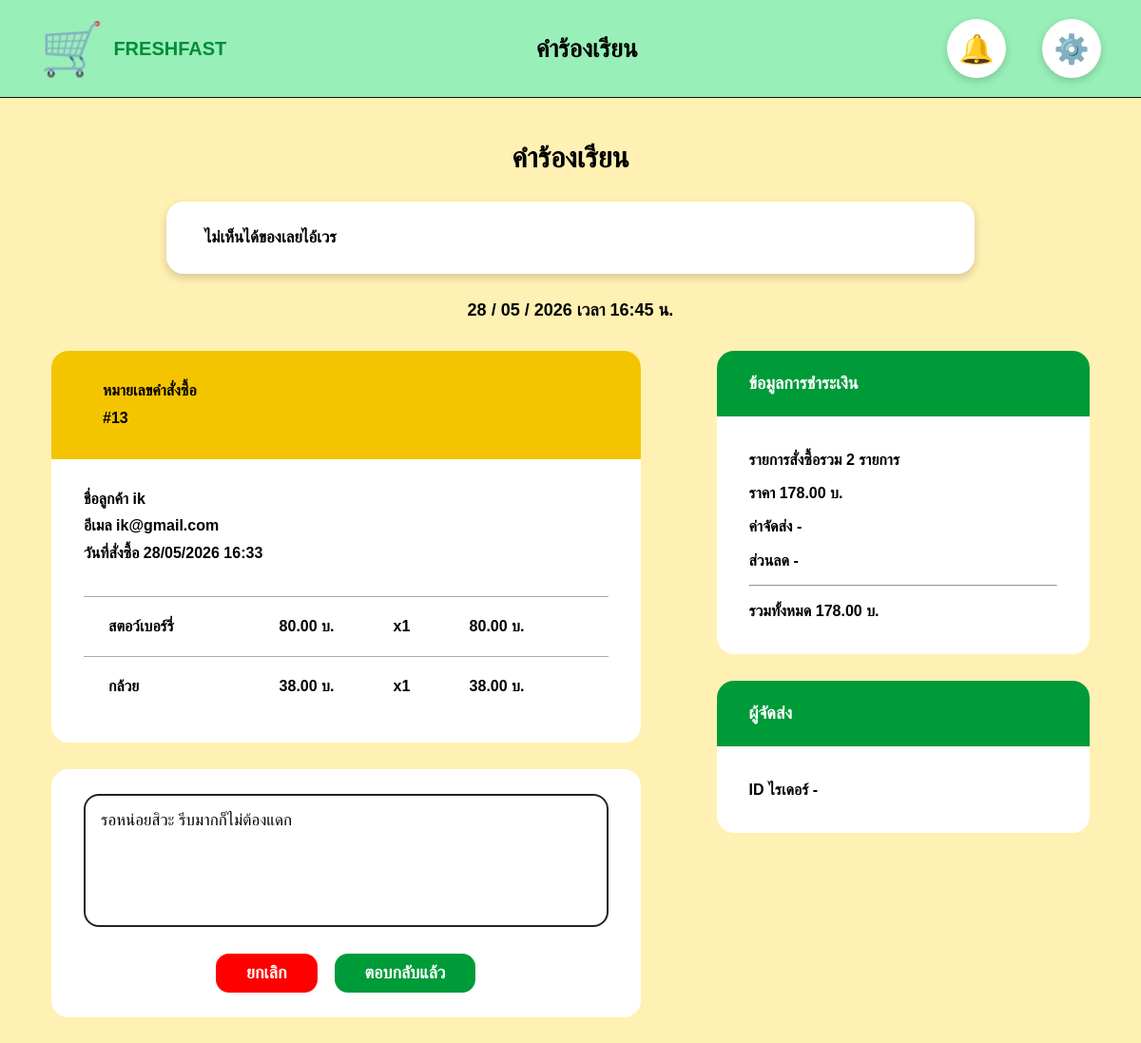
The app's page /admin_complaint_reply.php?id=1 with its own data.
### tables this page shows
CREATE TABLE `complaints` (
  `complaint_id` int(11) NOT NULL,
  `order_id` int(11) NOT NULL,
  `user_id` int(11) NOT NULL,
  `complaint_text` text NOT NULL,
  `status` varchar(30) DEFAULT 'pending',
  `created_at` timestamp NOT NULL DEFAULT current_timestamp(),
  `admin_reply` text DEFAULT NULL,
  `replied_at` datetime DEFAULT NULL,
  `replied_by` int(11) DEFAULT NULL,
  `evidence_image` varchar(255) DEFAULT NULL
);

CREATE TABLE `users` (
  `user_id` int(11) NOT NULL,
  `name` varchar(100) NOT NULL,
  `email` varchar(150) NOT NULL,
  `password` varchar(255) NOT NULL,
  `role` enum('customer','shop','rider','admin') DEFAULT 'customer',
  `is_verified` tinyint(1) DEFAULT 1,
  `created_at` timestamp NOT NULL DEFAULT current_timestamp(),
  `user_status` varchar(30) DEFAULT 'active',
  `profile_image` varchar(255) DEFAULT NULL
);

CREATE TABLE `orders` (
  `order_id` int(11) NOT NULL,
  `user_id` int(11) NOT NULL,
  `rider_id` int(11) DEFAULT NULL,
  `status` enum('pending','accepted','delivering','completed','cancelled') DEFAULT 'pending',
  `receiver_name` varchar(150) NOT NULL,
  `phone` varchar(20) NOT NULL,
  `postal_code` varchar(10) DEFAULT NULL,
  `note` text DEFAULT NULL,
  `delivery_address` varchar(255) DEFAULT NULL,
  `delivery_lat` decimal(10,8) DEFAULT NULL,
  `delivery_lng` decimal(11,8) DEFAULT NULL,
  `subtotal` decimal(10,2) NOT NULL DEFAULT 0.00,
  `delivery_fee` decimal(10,2) NOT NULL DEFAULT 60.00,
  `discount` decimal(10,2) NOT NULL DEFAULT 0.00,
  `total_amount` decimal(10,2) NOT NULL DEFAULT 0.00,
  `created_at` timestamp NOT NULL DEFAULT current_timestamp()
);

CREATE TABLE `order_items` (
  `order_item_id` int(11) NOT NULL,
  `order_id` int(11) NOT NULL,
  `product_id` int(11) NOT NULL,
  `product_name` varchar(150) NOT NULL,
  `quantity` int(11) DEFAULT 1,
  `price` decimal(10,2) DEFAULT NULL,
  `line_total` decimal(10,2) NOT NULL DEFAULT 0.00,
  `shop_name` varchar(150) DEFAULT NULL
);

### admin_complaint_reply.php (the view, shortened to what this page needs)
<?php
require_once "db.php";
function e($v) {
    return htmlspecialchars((string)$v, ENT_QUOTES, 'UTF-8');
}
$complaintId = (int)($_GET['id'] ?? 0);
$stmt = $conn->prepare("
    SELECT
        c.*,
        o.total_amount,
        o.created_at AS order_created_at,
        u.name AS user_name,
        u.email AS user_email
    FROM complaints c
    LEFT JOIN orders o ON c.order_id = o.order_id
    LEFT JOIN users u ON c.user_id = u.user_id
    WHERE c.complaint_id = ?
    LIMIT 1
");
$stmt->bind_param("i", $complaintId);
$stmt->execute();
$complaint = $stmt->get_result()->fetch_assoc();
$orderId = (int)$complaint['order_id'];
$itemStmt = $conn->prepare("
    SELECT *
    FROM order_items
    WHERE order_id = ?
");
$itemStmt->bind_param("i", $orderId);
$itemStmt->execute();
$items = $itemStmt->get_result();
?>
<!DOCTYPE html>
<html lang="th">
<head>
</head>
<body>
<header class="topbar">
    <a href="admin_complaints.php" class="logo">
        <div class="logo-icon">🛒</div>
        <div>FRESHFAST</div>
    </a>
    <div class="top-title">คำร้องเรียน</div>
    <div class="top-icons">
        <div class="circle-btn">🔔</div>
        <div class="circle-btn">⚙️</div>
    </div>
</header>
<h1 class="page-title">คำร้องเรียน</h1>
<div class="complaint-box">
    <?= e($complaint['complaint_text']) ?>
</div>
<div class="time">
    <?= date("d / m / Y เวลา H:i น.", strtotime($complaint['created_at'])) ?>
</div>
<div class="content-wrap">
    <div>
        <div class="order-card">
            <div class="order-head">
                หมายเลขคำสั่งซื้อ<br>
                #<?= e($orderId) ?>
            </div>
            <div class="order-body">
                <div class="info">
                    ชื่อลูกค้า <?= e($complaint['user_name'] ?? '-') ?><br>
                    อีเมล <?= e($complaint['user_email'] ?? '-') ?><br>
                    วันที่สั่งซื้อ <?= !empty($complaint['order_created_at']) ? e(date("d/m/Y H:i", strtotime($complaint['order_created_at']))) : '-' ?>
                </div>
                <?php if ($items && $items->num_rows > 0): ?>
                    <?php while ($item = $items->fetch_assoc()): ?>
                        <?php
                            $qty = (int)($item['quantity'] ?? 1);
                            $price = (float)($item['price'] ?? $item['unit_price'] ?? 0);
                            $subtotal = (float)($item['line_total'] ?? $item['subtotal'] ?? ($price * $qty));
                        ?>
                        <div class="item-row">
                            <div><?= e($item['product_name'] ?? 'ชื่อสินค้า') ?></div>
                            <div><?= number_format($price, 2) ?> บ.</div>
                            <div>x<?= $qty ?></div>
                            <div><?= number_format($subtotal, 2) ?> บ.</div>
                        </div>
                    <?php endwhile; ?>
                <?php endif; ?>
            </div>
        </div>
        <form method="POST" class="reply-box">
            <textarea name="admin_reply" placeholder="พิมพ์ข้อความตอบกลับลูกค้า"><?= e($complaint['admin_reply'] ?? '') ?></textarea>
            <div class="actions">
                <a href="admin_complaints.php" class="btn red">ยกเลิก</a>
                <button type="submit" class="btn green">ตอบกลับแล้ว</button>
            </div>
        </form>
    </div>
    <div>
        <div class="side-card">
            <div class="side-head">ข้อมูลการชำระเงิน</div>
            <div class="side-body">
                รายการสั่งซื้อรวม <?= $items ? $items->num_rows : 0 ?> รายการ<br>
                ราคา <?= number_format((float)($complaint['total_amount'] ?? 0), 2) ?> บ.<br>
                ค่าจัดส่ง -<br>
                ส่วนลด -<br>
                <hr>
                รวมทั้งหมด <?= number_format((float)($complaint['total_amount'] ?? 0), 2) ?> บ.
            </div>
        </div>
        <div class="side-card">
            <div class="side-head">ผู้จัดส่ง</div>
            <div class="side-body">
                ID ไรเดอร์ -
            </div>
        </div>
    </div>
</div>
</body>
</html>

### admin_complaint_reply.php (style rules this page uses)
* { box-sizing:border-box;font-family:sans-serif }
body { margin:0;background:#fff1b3;color:#000 }
a { text-decoration:none;color:inherit }
.topbar { height:103px; background:#98efb8; border-bottom:1px solid #111; display:flex; align-items:center; justify-content:space-between; padding:0 42px; }
.logo { display:flex; align-items:center; gap:10px; color:#008c3a; font-size:20px; font-weight:700; }
.logo-icon { font-size:54px }
.top-title { font-size:26px; font-weight:700; }
.top-icons { display:flex; gap:38px; }
.circle-btn { width:62px; height:62px; border-radius:50%; background:#fff; display:grid; place-items:center; font-size:30px; box-shadow:0 3px 8px rgba(0,0,0,.18); }
.page-title { text-align:center; margin:46px 0 28px; font-size:30px; }
.complaint-box { max-width:850px; background:#fff; margin:0 auto 28px; padding:28px 40px; border-radius:18px; box-shadow:0 4px 10px rgba(0,0,0,.18); font-size:17px; font-weight:600; }
.time { text-align:center; font-size:18px; font-weight:700; margin-bottom:32px; }
.content-wrap { max-width:1250px; margin:0 auto; display:grid; grid-template-columns:1.5fr .95fr; gap:80px; padding:0 54px 50px; }
.order-card { background:#fff; border-radius:18px; overflow:hidden; }
.order-head { background:#f5c400; padding:28px 54px; font-weight:700; line-height:1.8; }
.order-body { padding:28px 34px; }
.info { font-weight:700; line-height:1.8; margin-bottom:30px; }
.item-row { display:grid; grid-template-columns:1fr 120px 80px 120px; border-top:1px solid #aaa; padding:22px 26px; font-weight:700; }
.side-card { background:#fff; border-radius:18px; overflow:hidden; margin-bottom:28px; }
.side-head { background:#009b39; color:#fff; padding:24px 34px; font-size:18px; font-weight:700; }
.side-body { padding:28px 34px; font-weight:700; line-height:2.2; }
.reply-box { background:#fff; border-radius:18px; padding:26px 34px; margin-top:28px; }
.reply-box textarea { width:100%; min-height:140px; border:2px solid #222; border-radius:16px; padding:16px; font-size:17px; resize:none; outline:none; }
.actions { display:flex; justify-content:center; gap:18px; margin-top:24px; }
.btn { border:none; border-radius:14px; padding:10px 32px; font-size:18px; font-weight:700; color:#fff; cursor:pointer; }
.green { background:#009b39 }
.red { background:#ff0000 }

### records on screen
complaints: complaint_text "ไม่เห็นได้ของเลยไอ้เวร", created_at "28 / 05 / 2026 เวลา 16:45 น.", order "13", user.name "ik", user.email "ik@gmail.com", order.created_at "28/05/2026 16:33", admin_reply "รอหน่อยสิวะ รีบมากก็ไม่ต้องแดก", order.total_amount "178.00"
order_items: product_name "สตอว์เบอร์รี่", price "80.00", quantity "1", line_total "80.00"
order_items: product_name "กล้วย", price "38.00", quantity "1", line_total "38.00"

### other values on screen
$items->num_rows "2"
